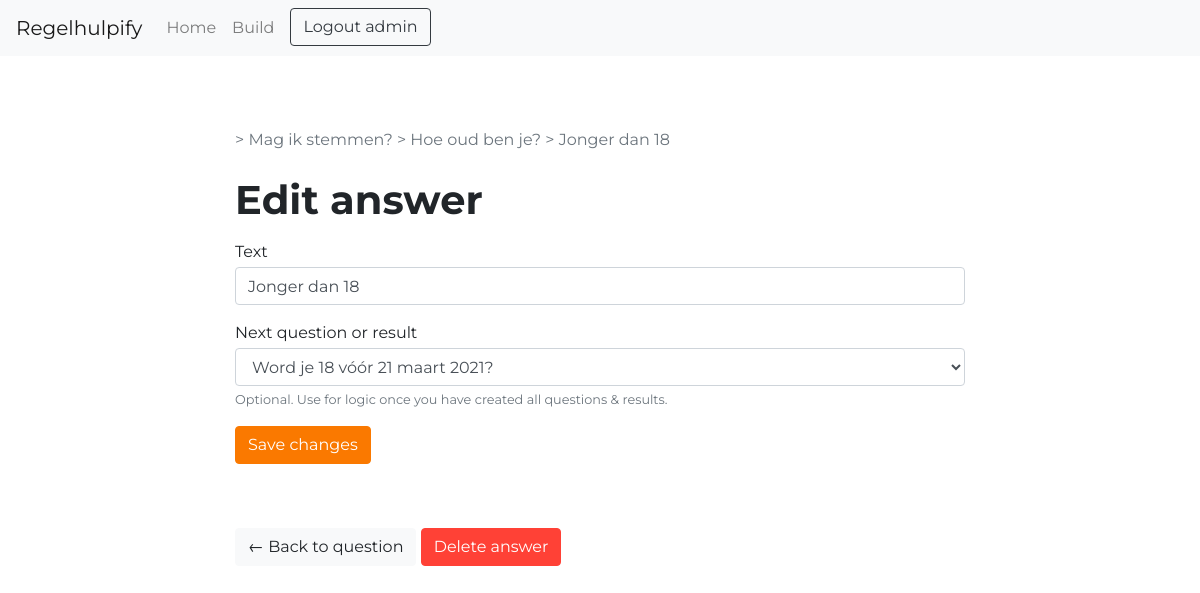
The app's page /builder/1/1/1/ (signed in) with its own data.
### regelhulpify/models.py (models this page shows, shortened)
class Tool(models.Model):
    owner = models.ForeignKey(User, on_delete=models.SET_DEFAULT, default=1)
    name = models.CharField(max_length=128, unique=True)
    desc = models.CharField(max_length=1024)
    img = models.URLField(max_length=1024, null=True, blank=True)
    shorturl = models.SlugField(max_length=64, unique=True, null=True, blank=True, validators=[safe_url])

class Question(models.Model):
    text = models.CharField(max_length=128)
    expl = models.CharField(max_length=256, blank=True)
    tool = models.ForeignKey(Tool, on_delete=models.CASCADE)
    position = models.IntegerField()
    result = models.BooleanField(default=False)
    class Meta:
        constraints = [
            models.UniqueConstraint(fields=['tool', 'position'], name='unique position within tool')
        ]
    def __str__(self):
        return f"{self.text}"

class Answer(models.Model):
    text = models.CharField(max_length=128)
    resulttext = models.CharField(max_length=256, blank=True)
    question = models.ForeignKey(Question, on_delete=models.CASCADE)
    nextquestion = models.ForeignKey(Question, on_delete=models.SET_DEFAULT, null=True, default="", blank=True, related_name='comesfrom')

### regelhulpify/views.py (the view, shortened to what this page needs)
# urls.py: path("builder/<int:tool>/<int:question>/<int:answer>/", views.builder_answer, name="builder_answer"),
@login_required
def builder_answer(request, tool, question, answer):
    t = get_object_or_404(Tool, pk=tool)
    if t.owner != request.user:
        return HttpResponseForbidden('Not your tool.')
    a = get_object_or_404(Answer, pk=answer)
    q = get_object_or_404(Question, pk=a.question.id)
    form = AnswerForm(t, q.position, instance=a)
    context = {'form': form, 'tool': t, 'question': q, 'answer': a}
    return render(request, 'regelhulpify/builder_answer.html', context)

### regelhulpify/forms.py
class AnswerForm(ModelForm):
    class Meta:
        model = Answer
        fields = ['text','nextquestion', 'question']
        widgets = {'question': HiddenInput()}
        labels = {
        "text": "Text",
        "nextquestion": "Next question or result",
        }
        help_texts = {
            'nextquestion': _('Optional. Use for logic once you have created all questions & results.'),
        }
    def __init__(self, tool, position, *args, **kwargs):
        kwargs.setdefault('label_suffix', '')
        super(ModelForm, self).__init__(*args, **kwargs)
        self.fields['nextquestion'].queryset = Question.objects.filter(tool=tool).filter(position__gt=position)
        for visible in self.visible_fields():
            visible.field.widget.attrs['class'] = 'form-control'

### regelhulpify/context_processors.py (called while the page is built)
def login_form(request):
    return {
        'login_form': AuthenticationForm()
    }

### regelhulpify/templates/regelhulpify/builder_answer.html (shortened to what this page needs)
{% extends 'regelhulpify/base.html' %}
{% load static %}
{% block content %}
    <p class='mt-4 mb-4 text-muted'>> {{tool.name}} > {{question.text}} > {{answer.text}} </p>
    <h1 class="">Edit answer</h1>
    <div>
        <form action="" method="post">
            {% include 'regelhulpify/form_snippet.html' %}
            <input type="submit" value="Save changes" class="btn btn-primary">
          </form>
          <a href="{% url 'builder_question' tool.id question.id %}" class="btn btn-light mt-5">&larr; Back to question</a>
          <input type="button" class="btn btn-danger mt-5" id="answer_delete" value="Delete answer">
    </div>
{% endblock %}

### regelhulpify/templates/regelhulpify/base.html (shortened to what this page needs)
{% load static %}
<html>
    <head>
        <link rel="stylesheet" href="{% static 'css/custom.css' %}">
    </head>
    <body>
        <nav class="navbar navbar-expand-lg navbar-light bg-light">
            <a class="navbar-brand" href="{% url 'home' %}">Regelhulpify</a>
            <div class="collapse navbar-collapse" id="navbarSupportedContent">
                <ul class="navbar-nav mr-auto">
                    <li class="nav-item">
                        <a class="nav-link" href="{% url 'home' %}">Home</a>
                    </li>
                    <li class="nav-item">
                    {% if user.is_authenticated %}
                        <a class="nav-link" href="{% url 'builder' %}">Build</a>
                    {% else %}
                        <a class="nav-link" href="{% url 'django_registration_register' %}">Register</a>
                    {% endif %}
                    </li>
                    <li class="nav-item dropdown order-1">
                        {% if user.is_authenticated %}
                    <a class="btn btn-outline-dark log-button" href="{% url 'logout' %}"> Logout {{ user.username }}</a>
                      {% endif %}
                  </li>
                </ul>
            </div>
        </nav>
        <div class="content container mt-5 pb-5">
            <div class="row">
                <div class="col-md-2"></div>
                <div class="col-md-8">
                    {% block content %}
                    {% endblock %}
                </div>
            </div>
        </div>
    </body>
</html>

### regelhulpify/templates/regelhulpify/form_snippet.html (shortened to what this page needs)
<div class="mt-3 mb-3 w-100">
    {% for field in form.visible_fields %}
    <div class="form-group">
        {{ field.label_tag }}
        {{ field }}
        {% if field.help_text or field.errors %}
            <small id="emailHelp" class="form-text">{{ field.errors }}<span class="text-muted">{{ field.help_text }}</span></small>
        {% endif %}
    </div>
    {% endfor %}
    </div>

### records on screen
Tool: name "Mag ik stemmen?"
Question: text "Hoe oud ben je?"
Answer: text "Jonger dan 18", visible_fields "Jonger dan 18" "Word je 18 vóór 21 maart 2021?"

### other values on screen
{{ user.username }} "admin"
{{ field.label_tag }} "Text" "Next question or result"
{{ field.help_text }} "Optional. Use for logic once you have created all questions & results."
